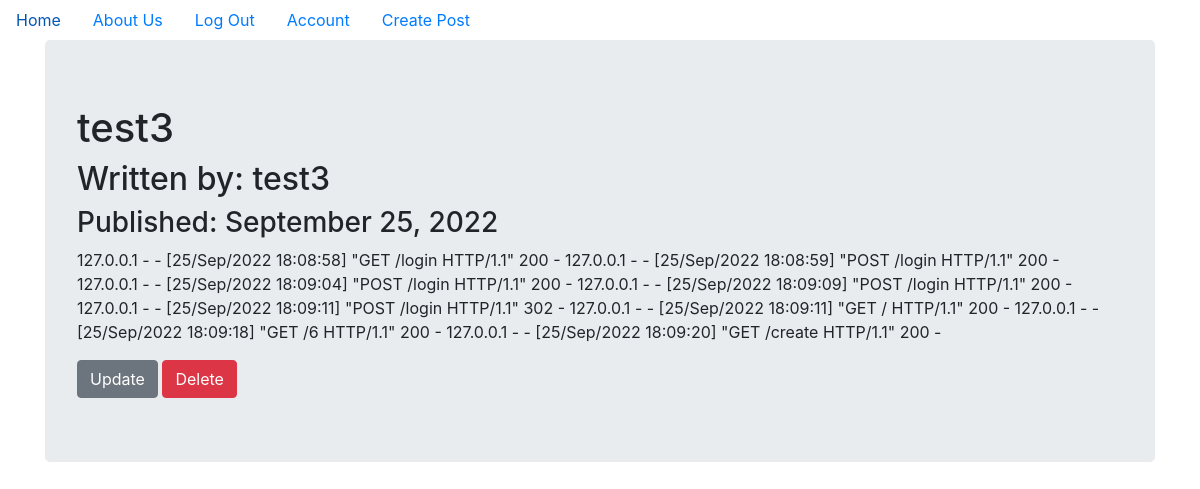
The page /7 (signed in) on the database as committed earlier.
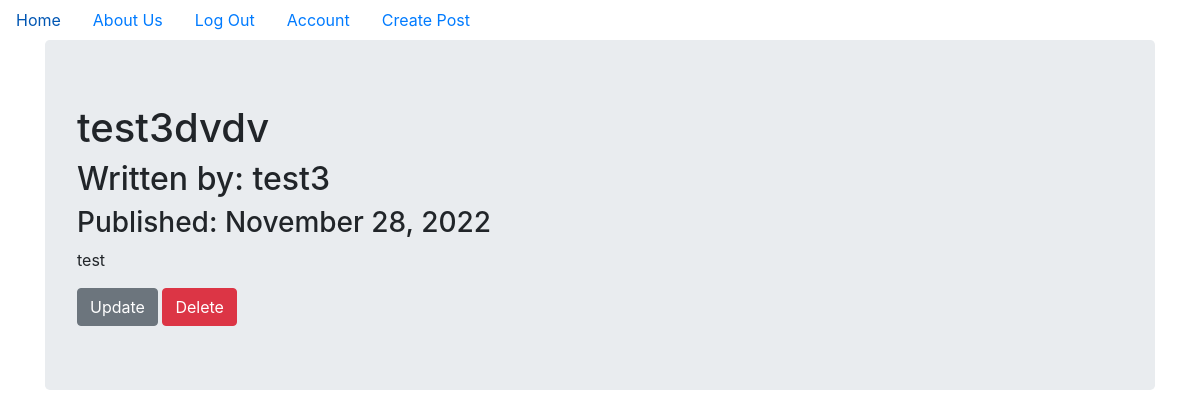
The same page on the database as committed later.
### puppycompanyblog/models.py (models this page shows, shortened)
class BlogPost(db.Model):
    users = db.relationship(User)
    id = db.Column(db.Integer, primary_key=True)
    user_id = db.Column(db.Integer, db.ForeignKey('users.id'), nullable=False)
    date = db.Column(db.DateTime, nullable=False, default=datetime.utcnow)
    title = db.Column(db.String(140), nullable=False)
    text = db.Column(db.Text, nullable=False)

### puppycompanyblog/users/views.py (the view)
@users.route("/<username>")
def user_posts(username):
    page = request.args.get('page', 1, type=int)
    user = User.query.filter_by(username=username).first_or_404()
    blog_posts = BlogPost.query.filter_by(author=user).order_by(BlogPost.date.desc()).paginate(page=page, per_page=5)
    return render_template('user_blog_posts.html', blog_posts=blog_posts, user=user)

### puppycompanyblog/blog_posts/views.py (called while the page is built)
@blog_posts.route('/<int:blog_post_id>')
def blog_post(blog_post_id):
    blog_post = BlogPost.query.get_or_404(blog_post_id)
    return render_template('blog_post.html',title=blog_post.title,
                            date=blog_post.date,post=blog_post
    )

### puppycompanyblog/models.py (called while the page is built)
@login_manager.user_loader
def load_user(user_id):
    return User.query.get(user_id)

### puppycompanyblog/templates/blog_post.html (shortened to what this page needs)
{% extends "base.html" %}
{% block content %}
<div class="jumbotron">
  <h1>{{ post.title }}</h1>
  <h2>Written by: {{post.author.username}}</h2>
  <h3>Published: {{ post.date.strftime('%B %d, %Y') }}</h3>
  <p>{{post.text}}</p>
   {% if post.author == current_user %}
     <div>
       <a class="btn btn-secondary" href="{{ url_for('blog_posts.update', blog_post_id=post.id) }}">Update</a>
       <button type="button" class="btn btn-danger" data-toggle="modal" data-target="#del_modal">Delete</button>
     </div>
   {% endif %}
</div>
{% endblock content %}

Rows that differ between the two databases and show on the page:
changed BlogPost: title "test3" → "test3dvdv"; date "September 25, 2022" → "November 28, 2022"; text "127.0.0.1 - - [25/Sep/2022 18:08:58] \"GET /login HTTP/1.1\" 200 - 127.0.0.1 - - [25/Sep/2022 18:08:59] \"POST /login HTTP/1.1\" 200 - 127.0.0.1 - - [25/Sep/2022 18:09:04] \"POST /login HTTP/1.1\" 200 - 127.0.0.1 - - [25/Sep/2022 18:09:09] \"POST /login HTTP/1.1\" 200 - 127.0.0.1 - - [25/Sep/2022 18:09:11] \"POST /login HTTP/1.1\" 302 - 127.0.0.1 - - [25/Sep/2022 18:09:11] \"GET / HTTP/1.1\" 200 - 127.0.0.1 - - [25/Sep/2022 18:09:18] \"GET /6 HTTP/1.1\" 200 - 127.0.0.1 - - [25/Sep/2022 18:09:20] \"GET /create HTTP/1.1\" 200 -" → "test"
